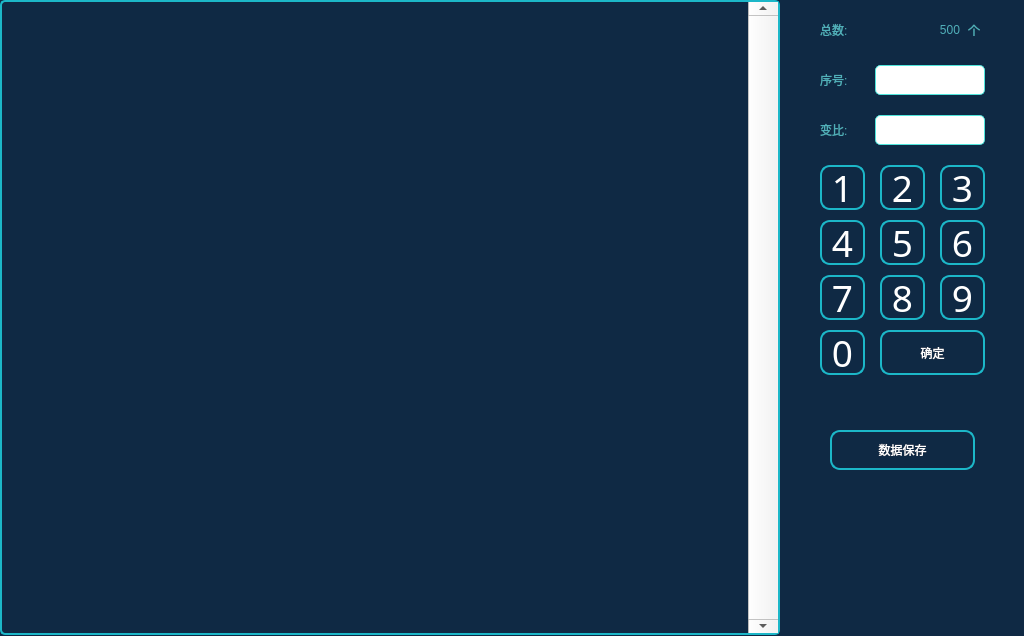
<?xml version="1.0" encoding="UTF-8"?>
<ui version="4.0">
 <class>NodeTableWgt</class>
 <widget class="QWidget" name="NodeTableWgt">
  <property name="geometry">
   <rect>
    <x>0</x>
    <y>0</y>
    <width>1024</width>
    <height>636</height>
   </rect>
  </property>
  <property name="windowTitle">
   <string>Form</string>
  </property>
  <property name="styleSheet">
   <string notr="true">QWidget#NodeTableWgt{
color: rgb(255, 255, 255);
background-color: rgb(15, 41, 68);
}
QTableWidget#tableWgt{
gridline-color: rgb(255, 255, 255);
background-color: rgb(15, 41, 68);
border:2px solid rgb(28, 183, 200);
border-radius:5px;
}
QScrollBar:vertical
{
width:30px;
}
QLineEdit{
font: 18pt &quot;文泉驿等宽微米黑&quot;;
color: rgb(0, 0, 0);
border-radius:5px;
border:1px solid rgb(79, 229, 219);
}
QToolButton{
font: 18pt &quot;文泉驿等宽微米黑&quot;;
color: rgb(255, 255, 255);
border:2px solid rgb(28, 183, 200);
border-radius:10px;
background-color: rgb(15, 41, 68);
}
QToolButton:disabled{
font: 18pt &quot;文泉驿等宽微米黑&quot;;
color: rgb(255, 255, 255);
border-color: rgb(255, 255, 255);
}
QToolButton:hover{
font: 16pt &quot;文泉驿等宽微米黑&quot;;
color: rgb(0, 185, 185);
/*background-color: rgb(3, 127, 119);*/
}
QLabel{
font: 16pt &quot;文泉驿等宽微米黑&quot;;
font: 16pt &quot;Noto Sans [monotype]&quot;;
color: rgb(80, 175, 185);
}</string>
  </property>
  <widget class="QTableWidget" name="tableWgt">
   <property name="geometry">
    <rect>
     <x>0</x>
     <y>0</y>
     <width>780</width>
     <height>635</height>
    </rect>
   </property>
   <property name="styleSheet">
    <string notr="true">background-color: rgb(15, 41, 68);</string>
   </property>
   <property name="verticalScrollBarPolicy">
    <enum>Qt::ScrollBarAlwaysOn</enum>
   </property>
  </widget>
  <widget class="QLabel" name="label_3">
   <property name="geometry">
    <rect>
     <x>820</x>
     <y>15</y>
     <width>50</width>
     <height>30</height>
    </rect>
   </property>
   <property name="text">
    <string>总数:</string>
   </property>
  </widget>
  <widget class="QLabel" name="lbNodeCount">
   <property name="geometry">
    <rect>
     <x>880</x>
     <y>15</y>
     <width>80</width>
     <height>30</height>
    </rect>
   </property>
   <property name="text">
    <string>500</string>
   </property>
   <property name="alignment">
    <set>Qt::AlignRight|Qt::AlignTrailing|Qt::AlignVCenter</set>
   </property>
  </widget>
  <widget class="QToolButton" name="tBtnSave">
   <property name="geometry">
    <rect>
     <x>830</x>
     <y>430</y>
     <width>145</width>
     <height>40</height>
    </rect>
   </property>
   <property name="text">
    <string>数据保存</string>
   </property>
   <property name="icon">
    <iconset resource="../image.qrc">
     <normaloff>:/Image/saveConf.png</normaloff>:/Image/saveConf.png</iconset>
   </property>
   <property name="iconSize">
    <size>
     <width>30</width>
     <height>30</height>
    </size>
   </property>
   <property name="toolButtonStyle">
    <enum>Qt::ToolButtonTextBesideIcon</enum>
   </property>
  </widget>
  <widget class="QLabel" name="label_5">
   <property name="geometry">
    <rect>
     <x>820</x>
     <y>65</y>
     <width>50</width>
     <height>30</height>
    </rect>
   </property>
   <property name="text">
    <string>序号:</string>
   </property>
  </widget>
  <widget class="QLineEdit" name="lineEditNumber">
   <property name="geometry">
    <rect>
     <x>875</x>
     <y>65</y>
     <width>110</width>
     <height>30</height>
    </rect>
   </property>
   <property name="maxLength">
    <number>4</number>
   </property>
   <property name="alignment">
    <set>Qt::AlignRight|Qt::AlignTrailing|Qt::AlignVCenter</set>
   </property>
   <property name="clearButtonEnabled">
    <bool>true</bool>
   </property>
  </widget>
  <widget class="QLabel" name="label_6">
   <property name="geometry">
    <rect>
     <x>820</x>
     <y>115</y>
     <width>50</width>
     <height>30</height>
    </rect>
   </property>
   <property name="text">
    <string>变比:</string>
   </property>
  </widget>
  <widget class="QLineEdit" name="lineEditRatio">
   <property name="geometry">
    <rect>
     <x>875</x>
     <y>115</y>
     <width>110</width>
     <height>30</height>
    </rect>
   </property>
   <property name="maxLength">
    <number>4</number>
   </property>
   <property name="alignment">
    <set>Qt::AlignRight|Qt::AlignTrailing|Qt::AlignVCenter</set>
   </property>
   <property name="clearButtonEnabled">
    <bool>true</bool>
   </property>
  </widget>
  <widget class="QToolButton" name="tBtnOk">
   <property name="geometry">
    <rect>
     <x>880</x>
     <y>330</y>
     <width>105</width>
     <height>45</height>
    </rect>
   </property>
   <property name="text">
    <string>确定</string>
   </property>
   <property name="icon">
    <iconset resource="../image.qrc">
     <normaloff>:/Image/ok.png</normaloff>:/Image/ok.png</iconset>
   </property>
   <property name="iconSize">
    <size>
     <width>30</width>
     <height>30</height>
    </size>
   </property>
   <property name="toolButtonStyle">
    <enum>Qt::ToolButtonTextBesideIcon</enum>
   </property>
  </widget>
  <widget class="QToolButton" name="tBtn_1">
   <property name="geometry">
    <rect>
     <x>820</x>
     <y>165</y>
     <width>45</width>
     <height>45</height>
    </rect>
   </property>
   <property name="sizePolicy">
    <sizepolicy hsizetype="Fixed" vsizetype="Fixed">
     <horstretch>0</horstretch>
     <verstretch>0</verstretch>
    </sizepolicy>
   </property>
   <property name="font">
    <font>
     <family>文泉驿等宽微米黑</family>
     <pointsize>28</pointsize>
     <weight>50</weight>
     <italic>false</italic>
     <bold>false</bold>
    </font>
   </property>
   <property name="focusPolicy">
    <enum>Qt::NoFocus</enum>
   </property>
   <property name="styleSheet">
    <string notr="true">font: 28pt &quot;文泉驿等宽微米黑&quot;;</string>
   </property>
   <property name="text">
    <string>1</string>
   </property>
  </widget>
  <widget class="QToolButton" name="tBtn_9">
   <property name="geometry">
    <rect>
     <x>940</x>
     <y>275</y>
     <width>45</width>
     <height>45</height>
    </rect>
   </property>
   <property name="sizePolicy">
    <sizepolicy hsizetype="Fixed" vsizetype="Fixed">
     <horstretch>0</horstretch>
     <verstretch>0</verstretch>
    </sizepolicy>
   </property>
   <property name="font">
    <font>
     <family>文泉驿等宽微米黑</family>
     <pointsize>28</pointsize>
     <weight>50</weight>
     <italic>false</italic>
     <bold>false</bold>
    </font>
   </property>
   <property name="focusPolicy">
    <enum>Qt::NoFocus</enum>
   </property>
   <property name="styleSheet">
    <string notr="true">font: 28pt &quot;文泉驿等宽微米黑&quot;;</string>
   </property>
   <property name="text">
    <string>9</string>
   </property>
  </widget>
  <widget class="QToolButton" name="tBtn_2">
   <property name="geometry">
    <rect>
     <x>880</x>
     <y>165</y>
     <width>45</width>
     <height>45</height>
    </rect>
   </property>
   <property name="sizePolicy">
    <sizepolicy hsizetype="Fixed" vsizetype="Fixed">
     <horstretch>0</horstretch>
     <verstretch>0</verstretch>
    </sizepolicy>
   </property>
   <property name="font">
    <font>
     <family>文泉驿等宽微米黑</family>
     <pointsize>28</pointsize>
     <weight>50</weight>
     <italic>false</italic>
     <bold>false</bold>
    </font>
   </property>
   <property name="focusPolicy">
    <enum>Qt::NoFocus</enum>
   </property>
   <property name="styleSheet">
    <string notr="true">font: 28pt &quot;文泉驿等宽微米黑&quot;;</string>
   </property>
   <property name="text">
    <string>2</string>
   </property>
  </widget>
  <widget class="QToolButton" name="tBtn_8">
   <property name="geometry">
    <rect>
     <x>880</x>
     <y>275</y>
     <width>45</width>
     <height>45</height>
    </rect>
   </property>
   <property name="sizePolicy">
    <sizepolicy hsizetype="Fixed" vsizetype="Fixed">
     <horstretch>0</horstretch>
     <verstretch>0</verstretch>
    </sizepolicy>
   </property>
   <property name="font">
    <font>
     <family>文泉驿等宽微米黑</family>
     <pointsize>28</pointsize>
     <weight>50</weight>
     <italic>false</italic>
     <bold>false</bold>
    </font>
   </property>
   <property name="focusPolicy">
    <enum>Qt::NoFocus</enum>
   </property>
   <property name="styleSheet">
    <string notr="true">font: 28pt &quot;文泉驿等宽微米黑&quot;;</string>
   </property>
   <property name="text">
    <string>8</string>
   </property>
  </widget>
  <widget class="QToolButton" name="tBtn_6">
   <property name="geometry">
    <rect>
     <x>940</x>
     <y>220</y>
     <width>45</width>
     <height>45</height>
    </rect>
   </property>
   <property name="sizePolicy">
    <sizepolicy hsizetype="Fixed" vsizetype="Fixed">
     <horstretch>0</horstretch>
     <verstretch>0</verstretch>
    </sizepolicy>
   </property>
   <property name="font">
    <font>
     <family>文泉驿等宽微米黑</family>
     <pointsize>28</pointsize>
     <weight>50</weight>
     <italic>false</italic>
     <bold>false</bold>
    </font>
   </property>
   <property name="focusPolicy">
    <enum>Qt::NoFocus</enum>
   </property>
   <property name="styleSheet">
    <string notr="true">font: 28pt &quot;文泉驿等宽微米黑&quot;;</string>
   </property>
   <property name="text">
    <string>6</string>
   </property>
  </widget>
  <widget class="QToolButton" name="tBtn_5">
   <property name="geometry">
    <rect>
     <x>880</x>
     <y>220</y>
     <width>45</width>
     <height>45</height>
    </rect>
   </property>
   <property name="sizePolicy">
    <sizepolicy hsizetype="Fixed" vsizetype="Fixed">
     <horstretch>0</horstretch>
     <verstretch>0</verstretch>
    </sizepolicy>
   </property>
   <property name="font">
    <font>
     <family>文泉驿等宽微米黑</family>
     <pointsize>28</pointsize>
     <weight>50</weight>
     <italic>false</italic>
     <bold>false</bold>
    </font>
   </property>
   <property name="focusPolicy">
    <enum>Qt::NoFocus</enum>
   </property>
   <property name="styleSheet">
    <string notr="true">font: 28pt &quot;文泉驿等宽微米黑&quot;;</string>
   </property>
   <property name="text">
    <string>5</string>
   </property>
  </widget>
  <widget class="QToolButton" name="tBtn_3">
   <property name="geometry">
    <rect>
     <x>940</x>
     <y>165</y>
     <width>45</width>
     <height>45</height>
    </rect>
   </property>
   <property name="sizePolicy">
    <sizepolicy hsizetype="Fixed" vsizetype="Fixed">
     <horstretch>0</horstretch>
     <verstretch>0</verstretch>
    </sizepolicy>
   </property>
   <property name="font">
    <font>
     <family>文泉驿等宽微米黑</family>
     <pointsize>28</pointsize>
     <weight>50</weight>
     <italic>false</italic>
     <bold>false</bold>
    </font>
   </property>
   <property name="focusPolicy">
    <enum>Qt::NoFocus</enum>
   </property>
   <property name="styleSheet">
    <string notr="true">font: 28pt &quot;文泉驿等宽微米黑&quot;;</string>
   </property>
   <property name="text">
    <string>3</string>
   </property>
  </widget>
  <widget class="QToolButton" name="tBtn_7">
   <property name="geometry">
    <rect>
     <x>820</x>
     <y>275</y>
     <width>45</width>
     <height>45</height>
    </rect>
   </property>
   <property name="sizePolicy">
    <sizepolicy hsizetype="Fixed" vsizetype="Fixed">
     <horstretch>0</horstretch>
     <verstretch>0</verstretch>
    </sizepolicy>
   </property>
   <property name="font">
    <font>
     <family>文泉驿等宽微米黑</family>
     <pointsize>28</pointsize>
     <weight>50</weight>
     <italic>false</italic>
     <bold>false</bold>
    </font>
   </property>
   <property name="focusPolicy">
    <enum>Qt::NoFocus</enum>
   </property>
   <property name="styleSheet">
    <string notr="true">font: 28pt &quot;文泉驿等宽微米黑&quot;;</string>
   </property>
   <property name="text">
    <string>7</string>
   </property>
  </widget>
  <widget class="QToolButton" name="tBtn_0">
   <property name="geometry">
    <rect>
     <x>820</x>
     <y>330</y>
     <width>45</width>
     <height>45</height>
    </rect>
   </property>
   <property name="sizePolicy">
    <sizepolicy hsizetype="Fixed" vsizetype="Fixed">
     <horstretch>0</horstretch>
     <verstretch>0</verstretch>
    </sizepolicy>
   </property>
   <property name="font">
    <font>
     <family>文泉驿等宽微米黑</family>
     <pointsize>28</pointsize>
     <weight>50</weight>
     <italic>false</italic>
     <bold>false</bold>
    </font>
   </property>
   <property name="focusPolicy">
    <enum>Qt::NoFocus</enum>
   </property>
   <property name="styleSheet">
    <string notr="true">font: 28pt &quot;文泉驿等宽微米黑&quot;;</string>
   </property>
   <property name="text">
    <string>0</string>
   </property>
  </widget>
  <widget class="QToolButton" name="tBtn_4">
   <property name="geometry">
    <rect>
     <x>820</x>
     <y>220</y>
     <width>45</width>
     <height>45</height>
    </rect>
   </property>
   <property name="sizePolicy">
    <sizepolicy hsizetype="Fixed" vsizetype="Fixed">
     <horstretch>0</horstretch>
     <verstretch>0</verstretch>
    </sizepolicy>
   </property>
   <property name="font">
    <font>
     <family>文泉驿等宽微米黑</family>
     <pointsize>28</pointsize>
     <weight>50</weight>
     <italic>false</italic>
     <bold>false</bold>
    </font>
   </property>
   <property name="focusPolicy">
    <enum>Qt::NoFocus</enum>
   </property>
   <property name="styleSheet">
    <string notr="true">font: 28pt &quot;文泉驿等宽微米黑&quot;;</string>
   </property>
   <property name="text">
    <string>4</string>
   </property>
  </widget>
  <widget class="QLabel" name="label_7">
   <property name="geometry">
    <rect>
     <x>880</x>
     <y>15</y>
     <width>100</width>
     <height>30</height>
    </rect>
   </property>
   <property name="text">
    <string>个</string>
   </property>
   <property name="alignment">
    <set>Qt::AlignRight|Qt::AlignTrailing|Qt::AlignVCenter</set>
   </property>
  </widget>
  <zorder>label_7</zorder>
  <zorder>tableWgt</zorder>
  <zorder>label_3</zorder>
  <zorder>lbNodeCount</zorder>
  <zorder>tBtnSave</zorder>
  <zorder>label_5</zorder>
  <zorder>lineEditNumber</zorder>
  <zorder>label_6</zorder>
  <zorder>lineEditRatio</zorder>
  <zorder>tBtnOk</zorder>
  <zorder>tBtn_1</zorder>
  <zorder>tBtn_9</zorder>
  <zorder>tBtn_2</zorder>
  <zorder>tBtn_8</zorder>
  <zorder>tBtn_6</zorder>
  <zorder>tBtn_5</zorder>
  <zorder>tBtn_3</zorder>
  <zorder>tBtn_7</zorder>
  <zorder>tBtn_0</zorder>
  <zorder>tBtn_4</zorder>
 </widget>
 <resources>
  <include location="../image.qrc"/>
 </resources>
 <connections/>
</ui>
